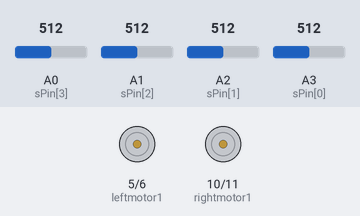
The sketch below on a simulated Arduino Uno, built with avr-gcc and run on an emulated ATmega328P. Parts: motor-driver pin pairs drawn as motors (green arrow = first pin HIGH = forward, orange = second pin HIGH = backward, longer = more drive). Inputs (shaded band) come from the test bench; at power-on: A0 (sPin[3]) = 512, A1 (sPin[2]) = 512, A3 (sPin[0]) = 512, A2 (sPin[1]) = 512.

Above: at 3.2 s.
3.3 s: A0 (sPin[3]) set to 106
4.8 s: A0 (sPin[3]) set to 94
At 5.4 s:
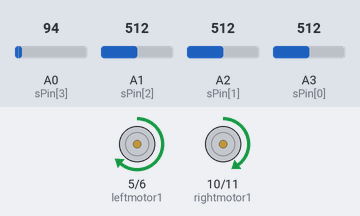
6.3 s: A1 (sPin[2]) set to 109
7.8 s: A1 (sPin[2]) set to 93
At 8.9 s:
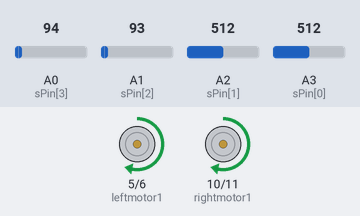
9.3 s: A1 (sPin[2]) set to 110
At 10.1 s:
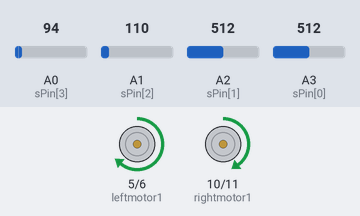
10.8 s: A3 (sPin[0]) set to 106
12.3 s: A3 (sPin[0]) set to 89
At 13.5 s:
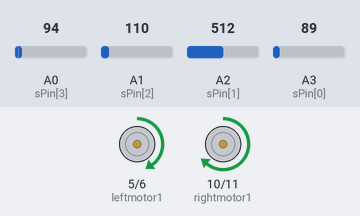
Timing chart, 0 to 14.8 s (numbered marks = the images above; inputs shaded):
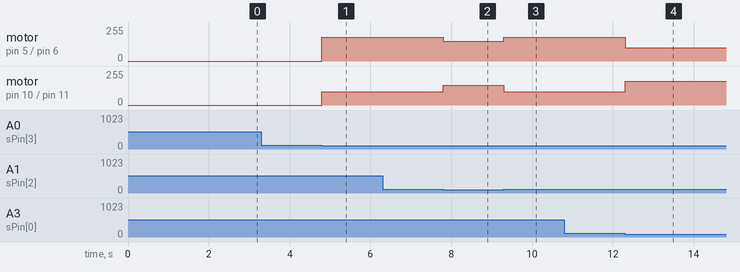

Measured:
- the behaviour switches between 100 and 99 on A0 (sPin[3]) (found by bisection; images 0 and 1)
- the behaviour switches between 100 and 99 on A1 (sPin[2]) (found by bisection; images 1 and 2)
- the behaviour switches between 100 and 99 on A3 (sPin[0]) (found by bisection; images 3 and 4)
- after the input at 3.3 s, every drawn part: stays the same
- after the input at 4.8 s, motor on pin 5 (leftmotor1) / pin 6 (leftmotor2): stopped → forward 180/255 at once; motor on pin 10 (rightmotor1) / pin 11 (rightmotor2): stopped → forward 100/255 at once
- after the input at 6.3 s, every drawn part: stays the same
- after the input at 7.8 s, motor on pin 5 (leftmotor1) / pin 6 (leftmotor2): forward 180/255 → forward 150/255 at once; motor on pin 10 (rightmotor1) / pin 11 (rightmotor2): forward 100/255 → forward 150/255 at once
- after the input at 9.3 s, motor on pin 5 (leftmotor1) / pin 6 (leftmotor2): forward 150/255 → forward 180/255 at once; motor on pin 10 (rightmotor1) / pin 11 (rightmotor2): forward 150/255 → forward 100/255 at once
- after the input at 10.8 s, every drawn part: stays the same
- after the input at 12.3 s, motor on pin 5 (leftmotor1) / pin 6 (leftmotor2): forward 180/255 → forward 100/255 at once; motor on pin 10 (rightmotor1) / pin 11 (rightmotor2): forward 100/255 → forward 180/255 at once

The sketch:

lfrhack1.ino
```cpp
const int sPin[4] = {A3,A2,A1,A0}; //IR sensor pins

unsigned int val[4]; // IR sensor readings stored here
                     //val 0 1 2 3

//motor pins
// pin at PWM for analogWrite
const int leftmotor1 = 5; // forward pin left
const int leftmotor2 = 6;
const int rightmotor1 = 10; // forward pin right
const int rightmotor2 = 11;

// different motor speeds
int velHigh = 180;
int velLow = 100;
int velFor = 150;
int velzero   = 0;

// runs good at 180 80 140 0


//threshold for ir sensors
#define MAX 800
#define MIN 100


void setup() {

 //define motor pins
 pinMode(leftmotor1,OUTPUT);
 pinMode(leftmotor2,OUTPUT);
 pinMode(rightmotor1,OUTPUT);
 pinMode(rightmotor2,OUTPUT);

 //define IR sensor pins
  Serial.begin(9600);
   for ( int i = 0; i<4 ; i++ ) {
    pinMode(sPin[i],INPUT);
   }

   delay(2000);


}

void loop() {

 // greater than MAX 700 --------BLACK LINE
 // less than  MIN 200   --------WHITE LINE
    val[0] = analogRead(sPin[0]);
    val[1] = analogRead(sPin[1]);
    val[2] = analogRead(sPin[2]);
    val[3] = analogRead(sPin[3]);

   if(val[1] < MIN || val[2]<MIN ){ //WHITE LINE!

    movFor();
   }

   else{

    if(val[0]<MIN){

      movLef();
    }
      else{
        if(val[3]<MIN){
          movRig();

        }
      }

   }


}

//function to move ,left, right ,forward, backward and stop!

void movFor(){

 analogWrite(leftmotor1,velFor);
 analogWrite(leftmotor2,velzero);
 analogWrite(rightmotor1,velFor);
 analogWrite(rightmotor2,velzero);
}

void movBac(){
 analogWrite(leftmotor1,velzero);
 analogWrite(leftmotor2,velHigh);
 analogWrite(rightmotor1,velzero);
 analogWrite(rightmotor2,velHigh);
}

void movRig(){
 analogWrite(leftmotor1,velHigh);
 analogWrite(leftmotor2,velzero);
 analogWrite(rightmotor1,velLow);
 analogWrite(rightmotor2,velzero);
}

void movLef(){
 analogWrite(leftmotor1,velLow);
 analogWrite(leftmotor2,velzero);
 analogWrite(rightmotor1,velHigh);
 analogWrite(rightmotor2,velzero);
}

void movStop(){
 analogWrite(leftmotor1,velzero);
 analogWrite(leftmotor2,velzero);
 analogWrite(rightmotor1,velzero);
 analogWrite(rightmotor2,velzero);
}
```
